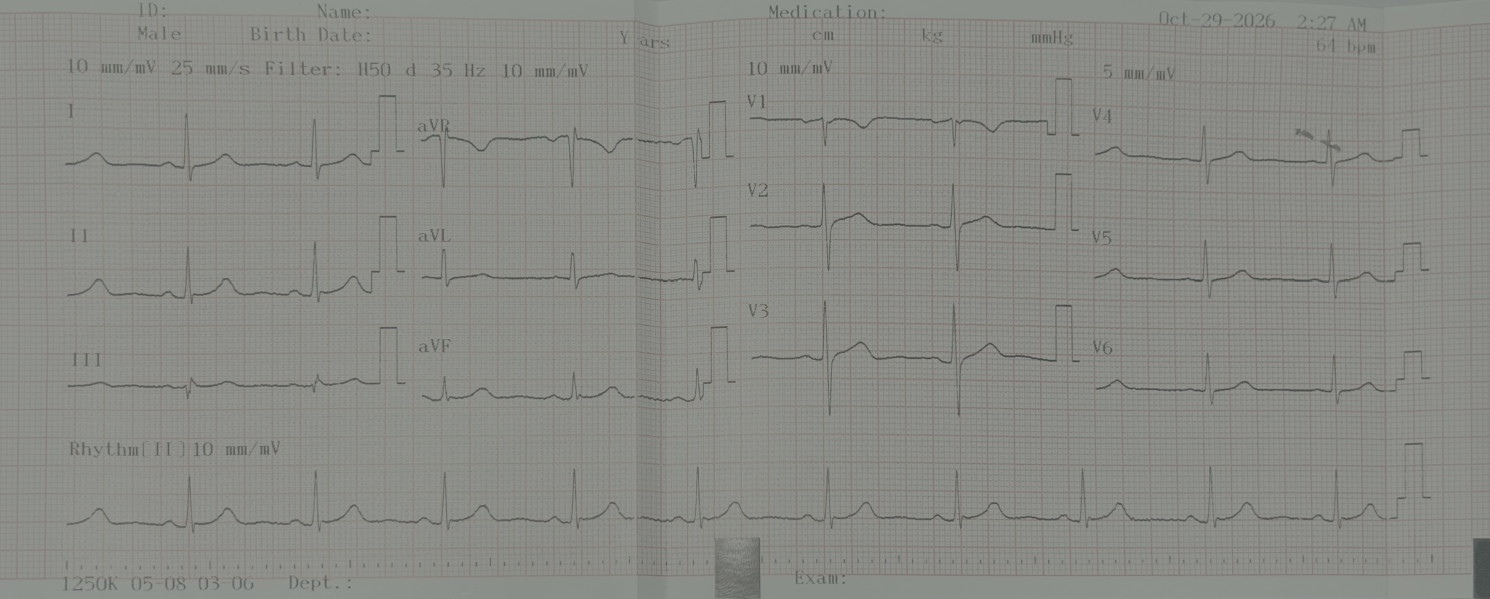
#> input picture benchmark/images/IMG_1394.jpg, 2979 x 1198 px (shown at 1/2 size)
$ python -i waveform_reconstruction.py   (imports and definitions only)
#> lines starting #> are read from the running program, lines starting #| are printed output that depends on the picture; after the words box and inside, x2 and y2 are one past the last pixel; in counts of white or black regions, pixels touching at a corner belong together
"""Research-only 1-D ECG candidate reconstruction from a doctor-confirmed ROI.

Never infers ECG events or physical units. A candidate curve is accompanied by
per-column ink support, uncertainty and explicit gaps. Quality flags are not
clinical validation. This component deliberately ignores the old Rhythm clock.
"""
from __future__ import annotations
import cv2
import numpy as np
from PIL import Image, ImageDraw

VERSION = 'ecg-core-waveform-reconstruction-v1.4.0'


def _odd(n: int) -> int:
    return max(3, int(n) | 1)


def _prep(image: Image.Image, max_width=1100, max_height=270):
    im = image.convert('RGB')
    orig = im.size
    if min(orig) < 20:
        raise ValueError('ROI too small')
    im.thumbnail((max_width, max_height), Image.Resampling.LANCZOS)
    rgb = np.asarray(im, dtype=np.uint8)
    gray = cv2.cvtColor(rgb, cv2.COLOR_RGB2GRAY).astype(np.float32)
    h,w=gray.shape
    bg=cv2.morphologyEx(gray,cv2.MORPH_CLOSE, np.ones((_odd(min(h,w)//11),)*2, np.uint8))
    bg=cv2.GaussianBlur(bg,(0,0),max(2.,min(h,w)/30))
    # Relative darkness resists a dark gray/uneven photo background.
    dark = np.clip((bg-gray)*255. / np.maximum(bg,45),0,140)
    red=rgb[:,:,0].astype(float)-(rgb[:,:,1].astype(float)+rgb[:,:,2].astype(float))/2
    redpen=np.clip((red-3)/20,0,1).astype(np.float32)
    normalized = np.clip(gray / np.maximum(bg, 35)*215,0,255).astype(np.uint8)
    return im, rgb, dark, redpen, normalized, orig


def _grid_penalty(dark,redpen):
    h,w=dark.shape
    # Long straight lines are down-weighted, never deleted: true ECG crossings
    # can coincide with grid lines.
    cutoff=max(5.0,float(np.percentile(dark,78)))
    binary=(dark>cutoff).astype(np.uint8)
    kh=max(15,w//11); kv=max(13,h//4)
    horizontal=cv2.morphologyEx(binary,cv2.MORPH_OPEN,np.ones((1,kh),np.uint8)).astype(bool)
    vertical=cv2.morphologyEx(binary,cv2.MORPH_OPEN,np.ones((kv,1),np.uint8)).astype(bool)
    return np.maximum(redpen,np.maximum(horizontal,vertical).astype(np.float32)*.65)


def reconstruct(image: Image.Image, *, min_evidence=0.40, max_jump_fraction=0.25):
    """Trace a *candidate* centerline and return non-interpolated point evidence.

    Accepted points are always anchored to a dark/neutral pixel. Unsupported
    columns are null. No temporal or voltage calibration is inferred.
    """
    im,rgb,dark,redpen,normalized,(ow,oh)=_prep(image)
    h,w=dark.shape
    grid=_grid_penalty(dark,redpen)
    # Ink strength: strong local dark contrasts, red grid down-weighted.
    strength=np.clip((dark-3.5)/26,0,1)*np.clip(1-.80*redpen,0,1)
    # Small vertical smoothing preserves thin QRS, and helps textured ink.
    strength=cv2.GaussianBlur(strength.astype(np.float32),(3,3),0.55)
    candidate=(strength>=max(.18,min_evidence*.55))&(grid<.92)
    # Prefer a stable local baseline only as a weak prior, never a forced path.
    row_score=np.mean(np.minimum(strength,.65),axis=1)
    ys=np.arange(h,dtype=np.float32)
    # Bias to central band avoids OCR text at top and calibration near margins.
    prior=row_score-.07*np.abs(ys-h*.5)/max(h,1)
    cy=int(np.argmax(cv2.GaussianBlur(prior[:,None],(1,_odd(max(5,h//14))),0).ravel()))
    maxjump=max(4,round(h*max_jump_fraction))
    jumps=np.unique(np.clip(np.rint(np.array([-maxjump,-maxjump*.65,-maxjump*.38,-maxjump*.18,-8,-4,-2,-1,0,1,2,4,8,maxjump*.18,maxjump*.38,maxjump*.65,maxjump])), -maxjump,maxjump).astype(int))
    # Cost of the path through unsupported columns is recorded separately;
    # this optimization ONLY proposes where an ink trace might lie.
    emission=1.5*(1-strength)+.55*grid + .05*np.abs(ys[:,None]-cy)/max(1,h)
    emission=emission.astype(np.float32)
    scores=emission[:,0].copy();parents=np.empty((w,h),np.int16 if h<32768 else np.int32)
    parents[0,:]=np.arange(h)
    ids=np.arange(h)
    for x in range(1,w):
        nxt=np.full(h,np.inf,np.float32); back=np.full(h,-1,np.int32)
        for step in jumps:
            # path y(now)=y(previous)+step
            if step>=0:
                dest=slice(step,h);src=slice(0,h-step)
            else:
                dest=slice(0,h+step);src=slice(-step,h)
            move = (.013*abs(step)+.00045*(step**2))
            proposal=scores[src]+move
            current=nxt[dest]
            best=proposal<current
            nxt[dest]=np.minimum(current,proposal)
            b=back[dest];b[best]=ids[src][best];back[dest]=b
        scores=nxt+emission[:,x]
        parents[x,:]=back
    path=np.empty(w,np.int32);path[-1]=int(np.argmin(scores))
    for x in range(w-1,0,-1):
        p=int(parents[x,path[x]]);path[x-1]=p if p>=0 else path[x]
    conf=np.zeros(w,np.float32)
    accepted=np.zeros(w,bool);ambiguous=np.zeros(w,bool)
    pixel_span=np.zeros(w,np.int32)
    for x,y in enumerate(path):
        # No 'snap to nearest ink' beyond two pixels, to prevent fabricated traces.
        lo=max(0,y-2);hi=min(h,y+3)
        nearby=np.flatnonzero(candidate[lo:hi,x])
        if nearby.size==0:continue
        ypick=int(lo+nearby[np.argmin(np.abs((lo+nearby)-y))])
        py=ypick
        s=float(strength[py,x]);g=float(grid[py,x])
        # Distinct strong ink runs elsewhere in the same column create ambiguity.
        col_ys=np.flatnonzero(candidate[:,x])
        independent=col_ys[np.abs(col_ys-py)>max(5,h//15)]
        span=int(independent.size)
        pixel_span[x]=span
        c=np.clip(.85*s+.18-.35*g,0,1)
        if span>max(2,h//22):c*=.62;ambiguous[x]=True
        if py<3 or py>=h-3:c*=.35;ambiguous[x]=True
        conf[x]=c
        if c>=min_evidence:
            accepted[x]=True;path[x]=py
    # A column's confidence is not evidence that QRS/P/T exists.
    # Even if a gap is short, never interpolate across it.
    y_work=[float(path[x]) if accepted[x] else None for x in range(w)]
    y_src=[float(path[x]*oh/h) if accepted[x] else None for x in range(w)]
    gap_lengths=[];run=0
    for val in accepted:
        if val:
            if run:gap_lengths.append(run);run=0
        else:run+=1
    if run:gap_lengths.append(run)
    coverage=float(accepted.mean());ambiguity=float((ambiguous&accepted).mean())
    median_conf=float(np.median(conf[accepted])) if accepted.any() else 0.
    longest=max(gap_lengths,default=0)
    reasons=[]
    if coverage<.6:reasons.append('low_supported_coverage')
    if longest>max(8,w//40):reasons.append('long_unresolved_gap')
    if median_conf<.58:reasons.append('low_ink_confidence')
    if ambiguity>.2:reasons.append('multiple_ink_runs')
    if not accepted.any():reasons.append('no_supported_waveform')
    reasons+=['not_ground_truth_verified','no_calibrated_ms_or_mV']
    return {'version':VERSION,'status':'REVIEW','reason_codes':reasons,
            'image_size':[ow,oh],'work_size':[w,h],
            'x_src':[float((x+.5)*ow/w) for x in range(w)],
            'y_src':y_src,'y_work':y_work,
            'confidence':[round(float(v),3) for v in conf],
            'supported':accepted.tolist(),'ambiguous':ambiguous.tolist(),
            'metrics':{'coverage':round(coverage,4),'median_confidence_supported':round(median_conf,4),
                       'ambiguous_supported_fraction':round(ambiguity,4),
                       'longest_unresolved_gap_columns':longest,'total_columns':w,
                       'supported_columns':int(accepted.sum())},
            '_render':{'image':im,'enhanced':normalized,'candidate':candidate,'strength':strength}}


def overlay(original:Image.Image,result):
    out=original.convert('RGB').copy()
    draw=ImageDraw.Draw(out)
    ww,hh=out.size
    xs=result['x_src'];ys=result['y_src'];last=None
    for i,(x,y) in enumerate(zip(xs,ys)):
        if y is None:
            last=None;continue
        xi=int(round(x));yi=int(round(y))
        color=(18,220,215) if not result['ambiguous'][i] else (255,175,30)
        if last is not None and i-last[0]==1:
            draw.line((last[1],last[2],xi,yi),fill=color,width=max(1,ww//1400))
        else:
            r=max(1,ww//1400);draw.ellipse((xi-r,yi-r,xi+r,yi+r),fill=color)
        last=(i,xi,yi)
    return out


def panel(original:Image.Image,result):
    im=result['_render']['image'];w,h=im.size
    enh=Image.fromarray(result['_render']['enhanced'])
    candid=Image.fromarray(result['_render']['candidate'].astype('uint8')*255)
    trace=overlay(original,result).resize((w,h),Image.Resampling.LANCZOS)
    out=Image.new('RGB',(w*2,h*2),'white')
    for i,t in enumerate([im,enh,candid,trace]):out.paste(t.convert('RGB'),((i%2)*w,(i//2)*h))
    return out


def exportable(result):
    return {k:v for k,v in result.items() if k!='_render'}

>>> from PIL import Image
>>> picture = Image.open('../benchmark/images/IMG_1394.jpg')
#> picture is the input picture: PIL image 2979x1198 RGB; mean R, G, B 137.7, 138.7, 133.7
>>> result = reconstruct(picture)
#> in _prep, `red=rgb[:,:,0].astype(float)-(rgb[:,:,1].astype(float)+rgb[:,:,2].asty..`:
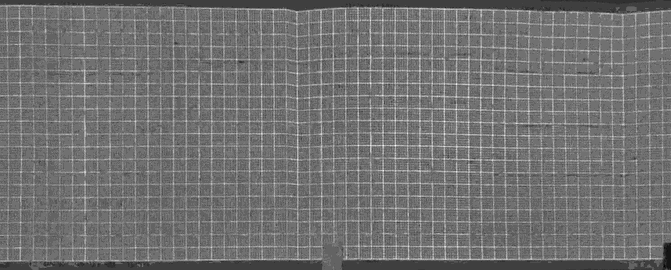
#> red: shape (270, 671) float64; min -6.5, max 11.5, mean 1.53; drawn with min black and max white
#> in _prep, `normalized = np.clip(gray / np.maximum(bg, 35)*215,0,255).astype(np.ui..`:
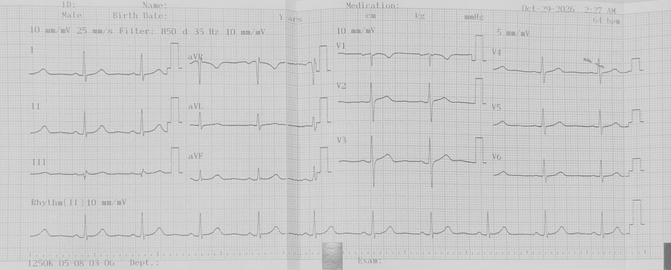
#> normalized: shape (270, 671); min 113, max 226, mean 203.6
#> in reconstruct, `im,rgb,dark,redpen,normalized,(ow,oh)=_prep(image)`: ow = 2979; oh = 1198
#> in _grid_penalty, `cutoff=max(5.0,float(np.percentile(dark,78)))`: cutoff = 16.92
#> in _grid_penalty, `binary=(dark>cutoff).astype(np.uint8)`:
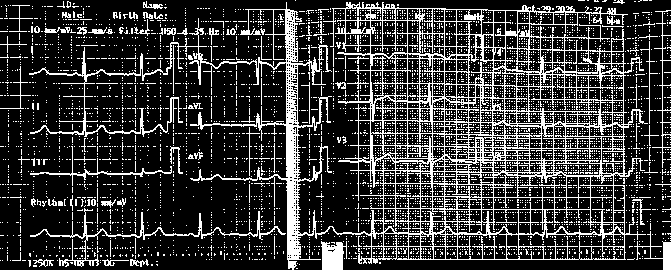
#> binary: shape (270, 671); values 0 (black) and 1 (white), 22% white in thin lines or dots
#> in _grid_penalty, `horizontal=cv2.morphologyEx(binary,cv2.MORPH_OPEN,np.ones((1,kh),np.ui..`: horizontal: shape (270, 671) bool; 1.2% white in thin lines or dots, all inside (x1, y1, x2, y2) = (337, 8, 625, 260)
#> in _grid_penalty, `vertical=cv2.morphologyEx(binary,cv2.MORPH_OPEN,np.ones((kv,1),np.uint..`: vertical: shape (270, 671) bool; 1.9% white in thin lines or dots, all inside (x1, y1, x2, y2) = (286, 2, 663, 260)
#> in reconstruct, `strength=cv2.GaussianBlur(strength.astype(np.float32),(3,3),0.55)`:
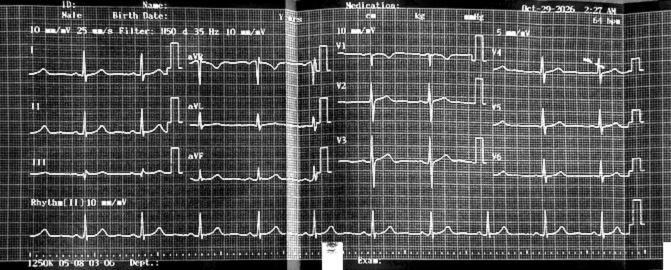
#> strength: shape (270, 671) float32; min 0, max 1, mean 0.324
#> in reconstruct, `candidate=(strength>=max(.18,min_evidence*.55))&(grid<.92)`:
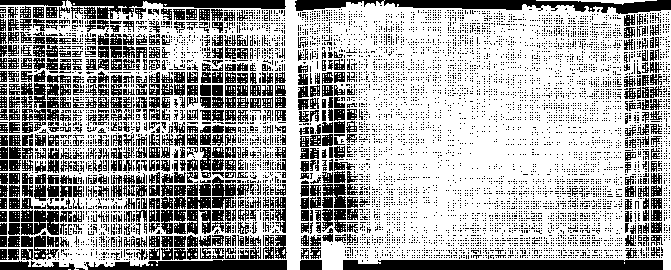
#> candidate: shape (270, 671) bool; 64.6% white; 7650 black regions (7069 under 20 px), largest, box (x1, y1, x2, y2) and area: (343, 260, 663, 270) 3110, (295, 0, 671, 14) 2821, (68, 0, 286, 19) 1729
#> in reconstruct, `row_score=np.mean(np.minimum(strength,.65),axis=1)`: row_score = 270 values, max 0.503 at index 234, min 0.0741 at index 269, mean 0.31
#> in reconstruct, `prior=row_score-.07*np.abs(ys-h*.5)/max(h,1)`: prior = 270 values, max 0.477 at index 234, min 0.0394 at index 269, mean 0.293
#> in reconstruct, `cy=int(np.argmax(cv2.GaussianBlur(prior[:,None],(1,_odd(max(5,h//14)))..`: cy = 124
#> in reconstruct, `emission=1.5*(1-strength)+.55*grid + .05*np.abs(ys[:,None]-cy)/max(1,h)`:
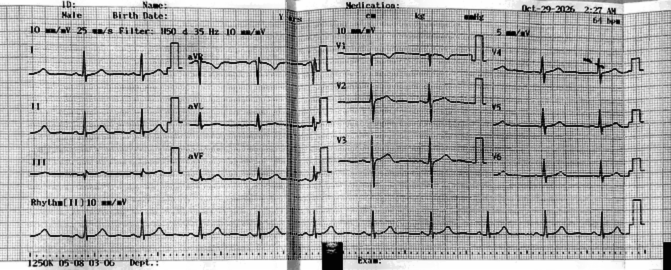
#> emission: shape (270, 671) float32; min 0.00481, max 1.53, mean 1.04; drawn with min black and max white
#> in reconstruct, `scores = emission[:, 0].copy()`: scores = 270 values, max 1.53 at index 269, min 0.804 at index 95, mean 1.22
#> after the loop in reconstruct, `for x in range(1,w):`:
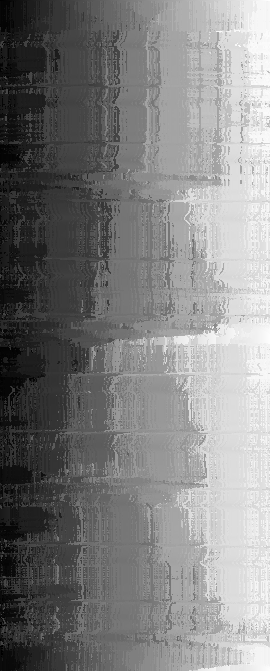
#> parents: shape (671, 270) int16; min 0, max 269, mean 135.3; drawn with min black and max white
#> the loop in reconstruct, `for x in range(w-1,0,-1):` made 670 passes
#> p on passes 1 to 3: 258, 258, 258
#> after the loop in reconstruct, `for x in range(w-1,0,-1):`: path = 671 values, max 259 at index 646, min 33 at index 183, mean 130.5
#> the loop in reconstruct, `for x,y in enumerate(path): # No 'snap to nearest ink' beyond two pixe..` made 671 passes
#> (y, lo, hi, nearby, ypick, py, s, g) on passes 1 to 12: (57, 55, 60, [2], 57, 57, 0.448, 0.05), (57, 55, 60, [2], 57, 57, 0.436, 0.075), (57, 55, 60, [0, 1, 2, 3, 4], 57, 57, 0.474, 0.075), (57, 55, 60, [2], 57, 57, 0.46, 0), (57, 55, 60, [1, 2], 57, 57, 0.446, 0.075), (57, 55, 60, [0, 1, 2, 4], 57, 57, 0.454, 0.075), (57, 55, 60, [1, 2], 57, 57, 0.47, 0.05), (57, 55, 60, [0, 1, 2, 3, 4], 57, 57, 0.605, 0.125), (57, 55, 60, [1, 2, 4], 57, 57, 0.453, 0.05), (57, 55, 60, [2, 4], 57, 57, 0.398, 0), (57, 55, 60, [1, 2, 4], 57, 57, 0.472, 0.025), (57, 55, 60, [1, 2], 57, 57, 0.477, 0)
#> (lo, hi, ypick, py, s, g, span, c) on passes 61 to 62: (72, 77, 74, 74, 0.867, 0, 154, 0.568), (72, 77, 74, 74, 0.869, 0, 98, 0.57)
#> the loop in reconstruct, `for val in accepted:` made 671 passes
#> val on passes 2 to 4: False, False, False
